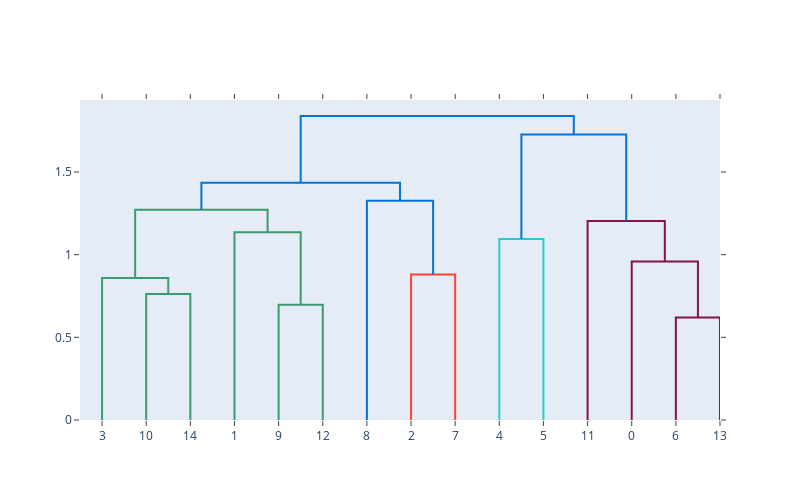

The code cell stored with this chart in its notebook:
### Code cell
fig = ff.create_dendrogram(X)
fig.update_layout(width=800, height=500)
fig.show()

### Figure 1 — Plotly figure (JSON) as saved in the notebook; plotly's stock layout.template omitted (floating-point values rounded to 4 significant figures)
{"data": [{"hoverinfo": "text", "marker": {"color": "rgb(61,153,112)"}, "mode": "lines", "type": "scatter", "x": [15, 15, 25, 25], "xaxis": "x", "y": [0, 0.7626, 0.7626, 0], "yaxis": "y"}, {"hoverinfo": "text", "marker": {"color": "rgb(61,153,112)"}, "mode": "lines", "type": "scatter", "x": [5, 5, 20, 20], "xaxis": "x", "y": [0, 0.8582, 0.8582, 0.7626], "yaxis": "y"}, {"hoverinfo": "text", "marker": {"color": "rgb(61,153,112)"}, "mode": "lines", "type": "scatter", "x": [45, 45, 55, 55], "xaxis": "x", "y": [0, 0.6966, 0.6966, 0], "yaxis": "y"}, {"hoverinfo": "text", "marker": {"color": "rgb(61,153,112)"}, "mode": "lines", "type": "scatter", "x": [35, 35, 50, 50], "xaxis": "x", "y": [0, 1.136, 1.136, 0.6966], "yaxis": "y"}, {"hoverinfo": "text", "marker": {"color": "rgb(61,153,112)"}, "mode": "lines", "type": "scatter", "x": [12.5, 12.5, 42.5, 42.5], "xaxis": "x", "y": [0.8582, 1.272, 1.272, 1.136], "yaxis": "y"}, {"hoverinfo": "text", "marker": {"color": "rgb(255,65,54)"}, "mode": "lines", "type": "scatter", "x": [75, 75, 85, 85], "xaxis": "x", "y": [0, 0.8795, 0.8795, 0], "yaxis": "y"}, {"hoverinfo": "text", "marker": {"color": "rgb(0,116,217)"}, "mode": "lines", "type": "scatter", "x": [65, 65, 80, 80], "xaxis": "x", "y": [0, 1.325, 1.325, 0.8795], "yaxis": "y"}, {"hoverinfo": "text", "marker": {"color": "rgb(0,116,217)"}, "mode": "lines", "type": "scatter", "x": [27.5, 27.5, 72.5, 72.5], "xaxis": "x", "y": [1.272, 1.436, 1.436, 1.325], "yaxis": "y"}, {"hoverinfo": "text", "marker": {"color": "rgb(35,205,205)"}, "mode": "lines", "type": "scatter", "x": [95, 95, 105, 105], "xaxis": "x", "y": [0, 1.095, 1.095, 0], "yaxis": "y"}, {"hoverinfo": "text", "marker": {"color": "rgb(133,20,75)"}, "mode": "lines", "type": "scatter", "x": [135, 135, 145, 145], "xaxis": "x", "y": [0, 0.6194, 0.6194, 0], "yaxis": "y"}, {"hoverinfo": "text", "marker": {"color": "rgb(133,20,75)"}, "mode": "lines", "type": "scatter", "x": [125, 125, 140, 140], "xaxis": "x", "y": [0, 0.9587, 0.9587, 0.6194], "yaxis": "y"}, {"hoverinfo": "text", "marker": {"color": "rgb(133,20,75)"}, "mode": "lines", "type": "scatter", "x": [115, 115, 132.5, 132.5], "xaxis": "x", "y": [0, 1.203, 1.203, 0.9587], "yaxis": "y"}, {"hoverinfo": "text", "marker": {"color": "rgb(0,116,217)"}, "mode": "lines", "type": "scatter", "x": [100, 100, 123.8, 123.8], "xaxis": "x", "y": [1.095, 1.727, 1.727, 1.203], "yaxis": "y"}, {"hoverinfo": "text", "marker": {"color": "rgb(0,116,217)"}, "mode": "lines", "type": "scatter", "x": [50, 50, 111.9, 111.9], "xaxis": "x", "y": [1.436, 1.839, 1.839, 1.727], "yaxis": "y"}], "layout": {"autosize": false, "height": 500, "hovermode": "closest", "showlegend": false, "width": 800, "xaxis": {"mirror": "allticks", "rangemode": "tozero", "showgrid": false, "showline": true, "showticklabels": true, "tickmode": "array", "ticks": "outside", "ticktext": ["3", "10", "14", "1", "9", "12", "8", "2", "7", "4", "5", "11", "0", "6", "13"], "tickvals": [5, 15, 25, 35, 45, 55, 65, 75, 85, 95, 105, 115, 125, 135, 145], "type": "linear", "zeroline": false}, "yaxis": {"mirror": "allticks", "rangemode": "tozero", "showgrid": false, "showline": true, "showticklabels": true, "ticks": "outside", "type": "linear", "zeroline": false}}}
